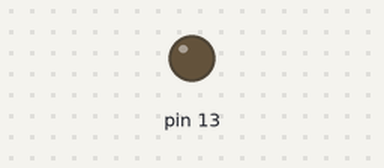
Recording of a sketch running on a simulated Arduino Uno, built with avr-gcc and run on an emulated ATmega328P. Parts: output pins drawn as LEDs (lit = HIGH). Dashed ring = blinking. What the sketch prints to the serial monitor is not drawn.

Above: at 0.5 s.
At 2.2 s:
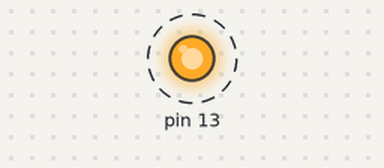
Timing chart, 0 to 3.0 s (numbered marks = the images above):
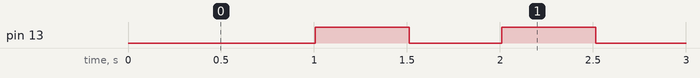

The sketch:

millis.ino
```cpp
void setup() {
  Serial.begin(9600);
  pinMode(13, OUTPUT);
}
int cnt = 0;
long long int now_time;
void loop() {
  Serial.println("home");
  if(millis() - now_time >= 500)
  {
    now_time = millis();
    if(cnt)
    {
      digitalWrite(13, HIGH);
      cnt = 0;
    }
    else
    {
      digitalWrite(13, LOW);
      cnt = 1;
    }
  }
}
```

Measured:
- by itself, pin 13: alternates HIGH for 0.51 s and LOW for 0.51 s
